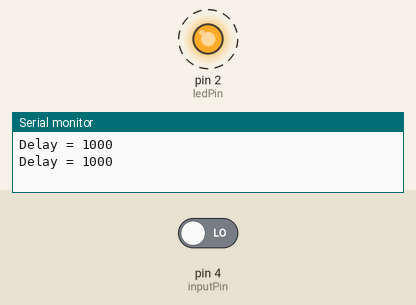
The sketch below on a simulated Arduino Uno, built with avr-gcc and run on an emulated ATmega328P. Parts: output pins drawn as LEDs (lit = HIGH), the last lines printed to the serial monitor. Dashed ring = blinking. The inputs (shaded band) are chosen by the test bench; at power-on: pin 4 (inputPin) LOW.

Above: at 4.8 s.
4.9 s: pin 4 (inputPin) driven HIGH
At 5.4 s:
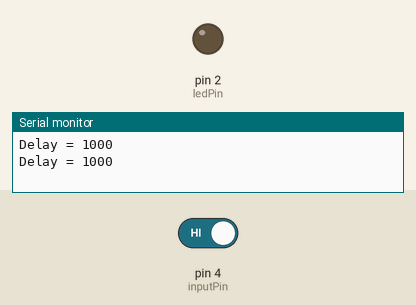
At 6.7 s:
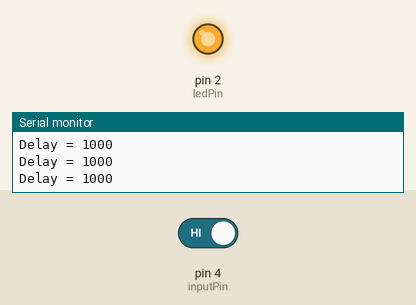
Timing chart, 0 to 14.4 s (numbered marks = the images above; inputs shaded):
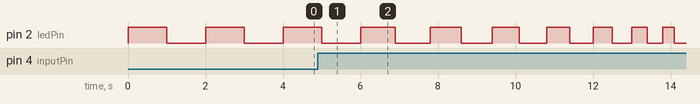

The sketch:

Arduino_ButtonPushFlash.ino
```cpp
/*
  Author: Michael Gates
  Date: 21 October 2016
  Description: Lights an LED when a button is pushe
*/

int inputPin = 4;
int ledPin = 2;
int buttonState;
int myDelay = 1000;

void setup()
{
  Serial.begin(9600);

  pinMode(inputPin, INPUT);
  pinMode(ledPin, OUTPUT);
}

void loop()
{
  buttonState = digitalRead(inputPin);

  // button is pushed
  if(buttonState == 1)
  {
    myDelay = myDelay <= 0 ? 1000 : myDelay - 100;
  }

  digitalWrite(ledPin, HIGH);
  delay(myDelay);
  digitalWrite(ledPin, LOW);
  delay(myDelay);

  Serial.print("Delay = ");
  Serial.print(myDelay);
  Serial.print("\n");
}
```
